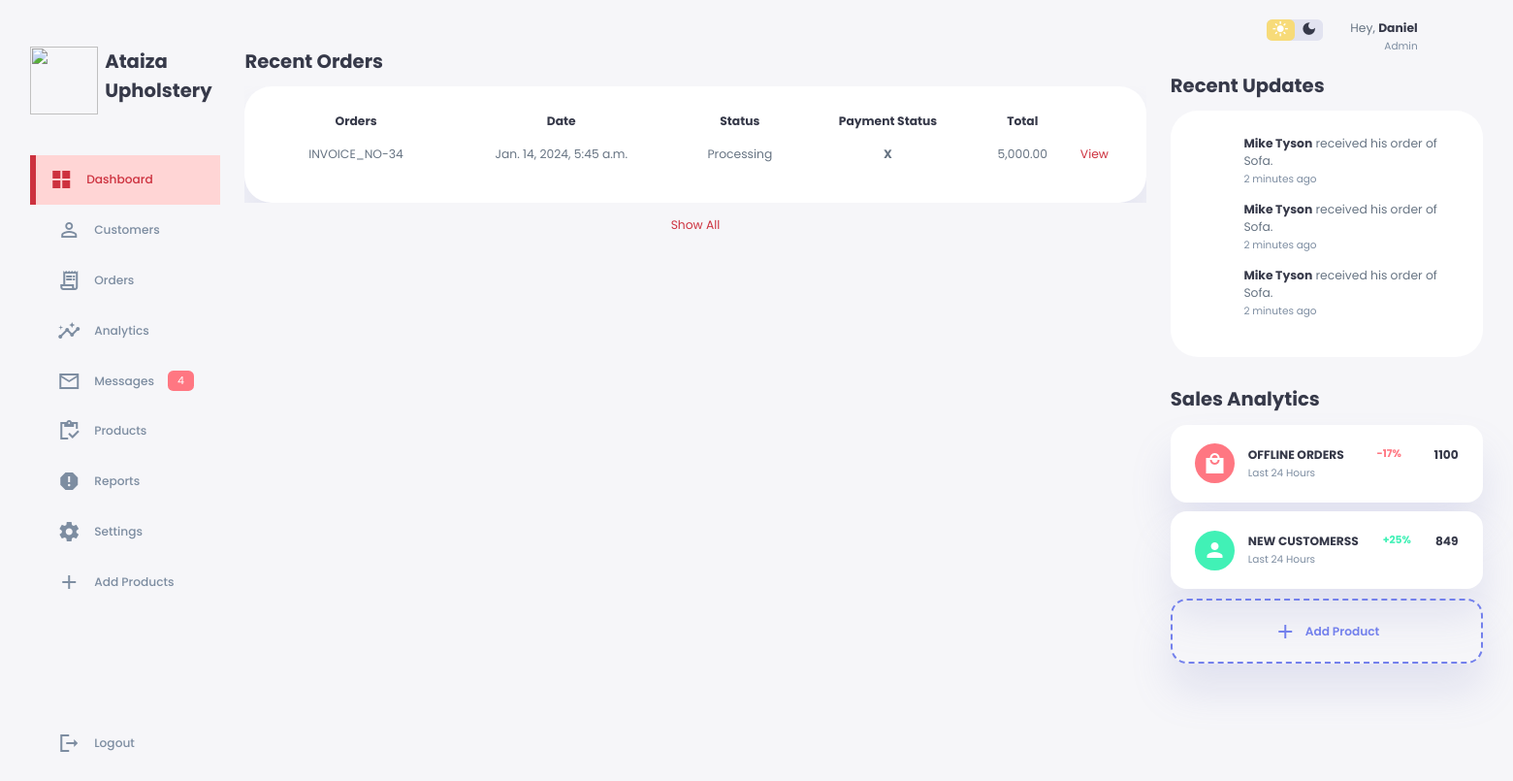
/main-dash/orders/ (signed in), run on the app's committed database.
### core/models.py (models this page shows)
class CartOrder(models.Model):
    profile = models.ForeignKey(Profile, on_delete=models.CASCADE, null=True)
    price = models.DecimalField(max_digits=99999999, decimal_places=2, default="500.00")
    paid_status = models.BooleanField(default=False)
    order_date = models.DateTimeField(auto_now_add=True)
    product_status = models.CharField(choices=STATUS_CHOICE, max_length=30, default="processing")
    class Meta:
        verbose_name_plural = "Cart Order"

### core/decorators.py (the view)
        def wrapper_func(request, *args, **kwargs):
            group = None
            if request.user.groups.exists():
                group = request.user.groups.all()[0].name
            if group in allowed_roles:
                return view_func(request, *args, **kwargs)
            else:
                return HttpResponse('You are not allowed to view this page.')
            return view_func(request, *args, **kwargs)

### core/context_processor.py (called while the page is built)
def default(request):
    categories = Category.objects.all()
    vendors = Vendor.objects.all()
    min_max_price = Product.objects.aggregate(Min("price"), Max("price"))
    try:
        wishlist = wishlist_model.objects.filter(profile=request.user.profile)
    except:
        messages.warning(request, "You need to log in before accessing your wishlist.")
        wishlist = 0
    try:
        address = Address.objects.get(user=request.user)
    except:
        address = None
    return {
        'categories':categories,'wishlist':wishlist,'address':address,'vendors':vendors,'min_max_price':min_max_price,
    }

### core/views.py (called while the page is built)
@allowed_users(allowed_roles=['admin'])
def admindash_orders(request):
    message_list = ContactUs.objects.all()
    order_list = CartOrder.objects.filter(profile=request.user.profile).order_by("-id") #mark, do not change if it works tho
    context = {
        "order_list":order_list,"message_list":message_list,
    }
    return render(request, 'admindash/orders-dash.html',context)

### templates/admindash/orders-dash.html (shortened to what this page needs)
{% extends 'admindash/base-dash.html' %}
{% load static %}
{% block content %}
{% load humanize %}
        <main>
            <div class="recent-orders">
                <h2>Recent Orders</h2>
                <div class="table-container">
                    <table>
                        <thead>
                            <tr>
                                <th>Orders</th>
                                <th>Date</th>
                                <th>Status</th>
                                <th>Payment Status</th>
                                <th>Total</th>
                            </tr>
                        </thead>
                        <tbody>
                            {% for o in order_list %}
                            <tr>
                                <td>INVOICE_NO-{{o.id}}</td>
                                <td>{{o.order_date}}</td>
                                <td>{{o.product_status|title}}</td>
                                {% if o.paid_status == True %}
                                <td><i class="fas fa-check-circle text-success"></i></td>
                                {% else %}
                                <td class="text-danger"><strong>X</strong></td>
                                {% endif %}
                                <td>{{o.price|floatformat:2|intcomma}}</td>
                                <td><a href="{% url 'core:order-detail' o.id %}" class="primary">View</a></td>
                            </tr>
                            {% endfor %}
                        </tbody>
                    </table>
                </div>
                <a href="#"  id="show-all-orders">Show All</a>
            </div>
        </main>
        {% endblock content %}

### static/assets/css/style.css (style rules this page uses)
:root { --color-brand:#cd323f; --color-brandlight:#ffd5d5; --color-primary:#7380ec; --color-danger:#ff7782; --color-success:#41f1b6; --color-warning:#ffbb55; --color-white:#fff; --color-info-dark:#7d8da1; --color-info-light:#dce1eb; --color-dark:#363949; --color-light:rgba(132,139,200,0.18); --color-primary-variant:#111e88; --color-dark-variant:#677483; --color-background:#f6f6f9; --card-border-radius:2rem; --border-radius-1:0.4rem; --border-radius-2:0.8rem; --border-radius-3:1.2rem; --card-padding:1.8rem; --padding-1:1.2rem; --box-shadow: 0 2rem 3rem var(--color-light); }
* { margin:0; padding:0; outline:0; appearance: none; border: 0; text-decoration: none; list-style:none; box-sizing: border-box; }
html { font-size:14px; }
body { width:100vw; height:100vw; font-family: poppins,sans-serif; font-size:0.88rem; background: var(--color-background); user-select:none; overflow-x: hidden; color:var(--color-dark); }
a { color:var(--color-dark); }
h2 { font-size:1.4rem; }
.primary { color: var(--color-primary); }
main { margin-top:1.4rem; }
main .recent-orders { margin-top:2rem; overflow: hidden; }
main .recent-orders h2 { margin-bottom:0.8rem; }
main .recent-orders .table-container { max-height: 300px; overflow-y: auto; }
main .recent-orders table { background: var(--color-white); width:100%; border-radius:var(--card-border-radius); padding:var(--card-padding); text-align: center; box-shadow: var(--box-shadow); transition: all 300ms ease; max-height: 300px; overflow-y: auto; }
main table tbody td { height:2.8rem; border-bottom:1px solid var(--color-light); color:var(--color-dark-variant); }
main table tbody tr:last-child td { border:none; }
main .recent-orders a { text-align: center; display: block; margin:1rem auto; color: var(--color-brand); }

### data on the page
CartOrder: id "34", order_date "Jan. 14, 2024, 5:45 a.m.", product_status "Processing", paid_status "X", price "5,000.00"

### other printed values
{{ message_list.count }} "4"
